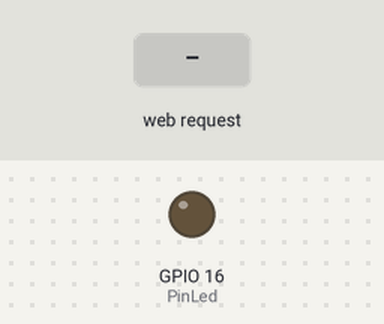
The sketch below on a simulated ESP8266 (NodeMCU). Parts: output pins drawn as LEDs (lit = HIGH). The inputs (shaded band) are chosen by the test bench. WiFi joins after 1.5 s; servers stay silent unless stated; storage starts empty; what the sketch prints to the serial monitor is not drawn.

Above: at 2.7 s.
2.8 s: HTTP request GET /ledstate received
At 4.0 s:
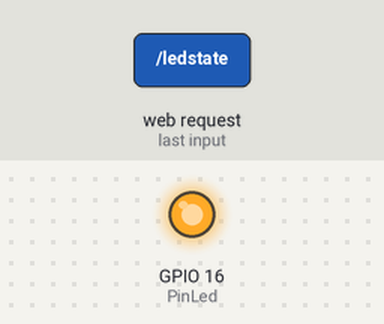
4.3 s: HTTP request GET / received
5.8 s: HTTP request GET /Script.js received
Timing chart, 0 to 8.8 s (numbered marks = the images above; inputs shaded):
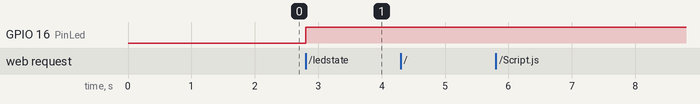

Measured:
- after the input at 2.8 s, GPIO 16 (PinLed): LOW → HIGH at once
- after the input at 4.3 s, every drawn part: stays the same
- after the input at 5.8 s, every drawn part: stays the same

The sketch:

ESP8266_SPIFFS_HTML_JS_CSS.ino
```cpp
#include <ESP8266WiFi.h>
#include <ESP8266WebServer.h>
#include <FS.h>

ESP8266WebServer server;
uint8_t PinLed = 16;
const char* Ssid = "TechMMakers";
const char* Password = "!nn0vationFactory";

void setup()
{
  SPIFFS.begin();
  pinMode(PinLed, OUTPUT);
  WiFi.begin(Ssid, Password);
  Serial.begin(115200);
  while (WiFi.status() != WL_CONNECTED)
  {
    Serial.print(".");
    delay(500);
  }
  Serial.println("");
  Serial.print("IP Address: ");
  Serial.println(WiFi.localIP());

  server.on("/", serveIndexFile);
  server.on("/Script.js", serveJavaScriptFile); // Add a handler for JavaScript file
  server.on("/Style.css", serveCSSFile); // Add a handler for CSS file
  server.on("/ledstate", getLEDState);
  server.begin();
}

void loop()
{
  server.handleClient();
}

void serveIndexFile()
{
  File file = SPIFFS.open("/Index.html", "r");
  server.streamFile(file, "text/html");
  file.close();
  Serial.println("HTML file is Served");
}

void serveJavaScriptFile()
{
  File file = SPIFFS.open("/Script.js", "r");
  server.streamFile(file, "application/javascript"); // Set the correct MIME type
  file.close();
  Serial.println("JavaScript file is Served");
}

void serveCSSFile()
{
  File file = SPIFFS.open("/Style.css", "r");
  server.streamFile(file, "text/css"); // Set the correct MIME type
  file.close();
  Serial.println("CSS file is Served");
}

void toggleLED()
{
  digitalWrite(PinLed, !digitalRead(PinLed));
}

void getLEDState()
{
  toggleLED();
  String led_state = digitalRead(PinLed) ? "ON" : "OFF";
  server.send(200, "text/plain", led_state);
}
```
